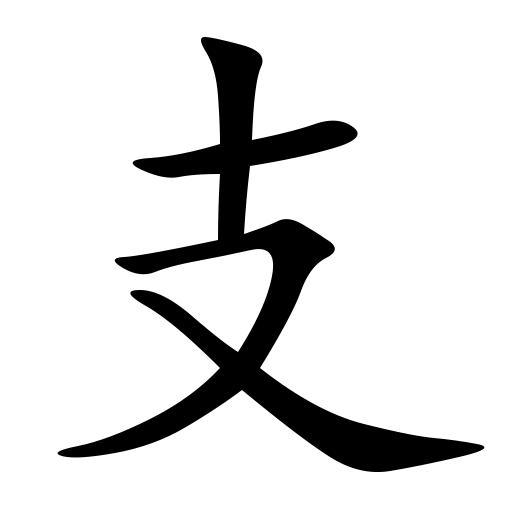
#> input picture 2252支.jpg, 512 x 512 px
$ python test_skeleton.py   (older library calls are emulated)
#> lines starting #> are read from the running program, lines starting #| are printed output that depends on the picture; after the words box and inside, x2 and y2 are one past the last pixel; in counts of white or black regions, pixels touching at a corner belong together
### utils/Functions.py
import cv2
import math
import numpy as np
from math import sin, cos, sqrt
from skimage.measure import compare_ssim as ssim
from skimage.morphology import skeletonize
from PyQt5.QtCore import *
from PyQt5.QtGui import *
from PyQt5.QtWidgets import *


# [840 lines left out: functions removeShortBranchesOfSkeleton, getPointsOnSkeletonSegmentation, erasePointsOfSkeleton, resizeImages, addMinBoundingBox, getSingleMaxBoundingBoxOfImage and 24 more, not called in this run]


def getSkeletonOfImage(image):
    """
    Get skeleton of grayscale image.
    :param image:
    :return:
    """
    if image is None:
        return
    img_bit = image != 255
    skeleton = skeletonize(img_bit)
    skeleton = (1 - skeleton) * 255
    skeleton = np.array(skeleton, dtype=np.uint8)
    return skeleton


# [51 lines left out: function removeBreakPointsOfContour, not called in this run]


# def getSkeletonOfImage(image, shape=cv2.MORPH_CROSS, kernel=(3, 3)):
#     """
#     Get the skeletion of grayscale image of character.
#     :param image: grayscale image of character.
#     :param shape: element shape that could be one of the following: MORPH_RECT, MORPH_ELLIPSE, MORPH_CROSS, and
#         CV_SHAPE_CUSTOM.
#     :param kernel: size of the structuring element.
#     :return: the skeleton grayscale image of character.
#     """
#     if image is None:
#         return None
#
#     # original image invert color
#     image = 255 - image
#
#     # skeleton
#     skel = np.zeros(image.shape, np.uint8)
#     size = np.size(image)
#
#     element = cv2.getStructuringElement(shape, kernel)
#     done = False
#
#     while (not done):
#         eroded = cv2.erode(image, element)
#         temp = cv2.dilate(eroded, element)
#         temp = cv2.subtract(image, temp)
#         skel = cv2.bitwise_or(skel, temp)
#         image = eroded.copy()
#
#         zeros = size - cv2.countNonZero(image)
#         if zeros == size:
#             done = True
#     # invert the color of skeleton image
#     skel = 255 - skel
#     return skel


def getNumberOfValidPixels(image, x, y):
    """
    Get the number of valid pixels of the 8-neighbours of (x, y)
    :param image: grayscale image of character
    :param x: x value of Point (x, y)
    :param y: y value of Point (x, y)
    :return: the number of valid pixels of the 8-neighbours of (x, y)
    """
    valid_num = 0

    # X2 point
    if image[y - 1][x] == 0.0:
        valid_num += 1

    # X3 point
    if image[y - 1][x + 1] == 0.0:
        valid_num += 1

    # X4 point
    if image[y][x + 1] == 0.0:
        valid_num += 1

    # X5 point
    if image[y + 1][x + 1] == 0.0:
        valid_num += 1

    # X6 point
    if image[y + 1][x] == 0.0:
        valid_num += 1

    # X7 point
    if image[y + 1][x - 1] == 0.0:
        valid_num += 1

    # X8 point
    if image[y][x - 1] == 0.0:
        valid_num += 1

    # X9 point
    if image[y - 1][x - 1] == 0.0:
        valid_num += 1

    return valid_num


def getEndPointsOfSkeletonLine(image):
    """
    Obtain the end points of skeleton line, suppose the image is the skeleton image(white background and black
    skeleton line).
    :param image: the skeleton grayscale image of character
    :return: the end points of skeleton line
    """
    end_points = []
    if image is None:
        return end_points

    # find the end points which number == 1
    for y in range(1, image.shape[0] - 1):
        for x in range(1, image.shape[1] - 1):
            if image[y][x] == 0.0:
                # black points number
                black_num = getNumberOfValidPixels(image, x, y)
                # end points
                if black_num == 1:
                    end_points.append((x, y))
    return end_points


# [22 lines left out: function getCrossAreaPointsOfSkeletionLine, not called in this run]


def getCrossPointsOfSkeletonLine(image, threshold=10):
    """
    Get the cross points of skeleton line.
    :param image: the skeleton grayscale image of character.
    :return: cross points of skeleton line of character.
    """
    cross_points = []
    cross_points_merged = []
    used_index = []
    if image is None:
        return cross_points
    # find cross points
    for y in range(1, image.shape[0] - 1):
        for x in range(1, image.shape[1] - 1):
            if image[y][x] == 0.0:
                # black points
                black_num = getNumberOfValidPixels(image, x, y)

                # cross points
                if black_num >= 3:
                    cross_points.append((x, y))
    # maintain only one point of several closed cross points
    for i in range(len(cross_points)):
        if i in used_index:
            continue
        curr_pt = cross_points[i]
        closed_pt = curr_pt
        for j in range(len(cross_points)):
            if i == j:
                continue
            dist = math.sqrt((curr_pt[0] - cross_points[j][0])**2 + (curr_pt[1]-cross_points[j][1])**2)
            if dist < threshold:
                closed_pt = cross_points[j]
                used_index.append(j)

        if curr_pt == closed_pt:
            cross_points_merged.append(curr_pt)
            used_index.append(i)
        else:
            cross_points_merged.append(closed_pt)


    # # remove the extra cross points and maintain the single cross point of several close points
    # for (x, y) in cross_points:
    #     black_num = 0
    #     # P2
    #     if image[y - 1][x] == 0.0 and (x, y - 1) in cross_points:
    #         black_num += 1
    #     # P4
    #     if image[y][x + 1] == 0.0 and (x + 1, y) in cross_points:
    #         black_num += 1
    #     # P6
    #     if image[y + 1][x] == 0.0 and (x, y + 1) in cross_points:
    #         black_num += 1
    #     # P8
    #     if image[y][x - 1] == 0.0 and (x - 1, y) in cross_points:
    #         black_num += 1
    #
    #     if black_num == 2 or black_num == 3 or black_num == 4:
    #         # print(black_num)
    #         cross_points_no_extra.append((x, y))
    #
    #     if (x, y) in cross_points and (x, y - 1) not in cross_points and (x + 1, y - 1) not in cross_points and (
    #     x + 1, y) not in \
    #             cross_points and (x + 1, y + 1) not in cross_points and (x, y + 1) not in cross_points and (
    #     x - 1, y + 1) not in \
    #             cross_points and (x - 1, y) not in cross_points and (x - 1, y - 1) not in cross_points:
    #         cross_points_no_extra.append((x, y))

    return cross_points_merged


def removeExtraBranchesOfSkeleton(image, distance_threshod=20):
    """
    Remove extra branches of skeleton image
    :param image: skeleton grayscale image with 1-pixel width line
    :return:
    """
    if image is None:
        return
    cross_points = getCrossPointsOfSkeletonLine(image)
    end_points = getEndPointsOfSkeletonLine(image)
    if cross_points is None or len(cross_points) == 0 or end_points is None or len(end_points) == 0:
        return

    # search next point from end point until the next point is the cross point, if length of this branch is shorter
    # than the distance threshold, remove this branch
    for end in end_points:
        used_points = []
        used_points.append(end)
        current_pt = end
        while True:
            # p2-p9 should not be the cross points
            if (current_pt[0], current_pt[1] - 1) in cross_points or (
            current_pt[0] + 1, current_pt[1] - 1) in cross_points or \
                    (current_pt[0] + 1, current_pt[1]) in cross_points or (
            current_pt[0] + 1, current_pt[1] + 1) in cross_points or \
                    (current_pt[0], current_pt[1] + 1) in cross_points or (
            current_pt[0] - 1, current_pt[1] + 1) in cross_points or \
                    (current_pt[0] - 1, current_pt[1]) in cross_points or (
            current_pt[0] - 1, current_pt[1] - 1) in cross_points:
                break

            if image[current_pt[1] - 1][current_pt[0]] == 0.0 and (current_pt[0], current_pt[1] - 1) not in used_points:
                # P2
                next_pt = (current_pt[0], current_pt[1] - 1)

            elif image[current_pt[1] - 1][current_pt[0] + 1] == 0.0 and (
            current_pt[0] + 1, current_pt[1] - 1) not in used_points:
                # P3
                next_pt = (current_pt[0] + 1, current_pt[1] - 1)
            elif image[current_pt[1]][current_pt[0] + 1] == 0.0 and (
            current_pt[0] + 1, current_pt[1]) not in used_points:
                # P4
                next_pt = (current_pt[0] + 1, current_pt[1])
            elif image[current_pt[1] + 1][current_pt[0] + 1] == 0.0 and (
            current_pt[0] + 1, current_pt[1] + 1) not in used_points:
                # P5
                next_pt = (current_pt[0] + 1, current_pt[1] + 1)
            elif image[current_pt[1] + 1][current_pt[0]] == 0.0 and (
            current_pt[0], current_pt[1] + 1) not in used_points:
                # P6
                next_pt = (current_pt[0], current_pt[1] + 1)
            elif image[current_pt[1] + 1][current_pt[0] - 1] == 0.0 and (
            current_pt[0] - 1, current_pt[1] + 1) not in used_points:
                # P7
                next_pt = (current_pt[0] - 1, current_pt[1] + 1)
            elif image[current_pt[1]][current_pt[0] - 1] == 0.0 and (
            current_pt[0] - 1, current_pt[1]) not in used_points:
                # P8
                next_pt = (current_pt[0] - 1, current_pt[1])
            elif image[current_pt[1] - 1][current_pt[0] - 1] == 0.0 and (
            current_pt[0] - 1, current_pt[1] - 1) not in used_points:
                # P9
                next_pt = (current_pt[0] - 1, current_pt[1] - 1)

            if next_pt in cross_points:
                # next point is the cross point
                break
            else:
                used_points.append(next_pt)
                current_pt = next_pt
        # if length is shorter than distance threshold, remove this branch
        if len(used_points) <= distance_threshod:
            for pt in used_points:
                image[pt[1]][pt[0]] = 255.

    return image


# [314 lines left out: functions removeBranchOfSkeletonLine, getPointsOfExtraBranchOfSkeletonLine, sortPointsOnContourOfImage, cubic_bezier_sum, draw_cubic_bezier, fitCurve and 2 more, not called in this run]


def reparameterize(bezier, points, parameters):
    return [newtonRaphsonRootFind(bezier, point, u) for point, u in zip(points, parameters)]


# [47 lines left out: functions newtonRaphsonRootFind, chordLengthParameterize, computeMaxError, not called in this run]


def normalize(v):
    return v / np.linalg.norm(v)


# evaluates cubic bezier at t, return point
def q(ctrlPoly, t):
    return (1.0 - t) ** 3 * ctrlPoly[0] + 3 * (1.0 - t) ** 2 * t * ctrlPoly[1] + 3 * (1.0 - t) * t ** 2 * ctrlPoly[
        2] + t ** 3 * ctrlPoly[3]


# evaluates cubic bezier first derivative at t, return point
def qprime(ctrlPoly, t):
    return 3 * (1.0 - t) ** 2 * (ctrlPoly[1] - ctrlPoly[0]) + 6 * (1.0 - t) * t * (
                ctrlPoly[2] - ctrlPoly[1]) + 3 * t ** 2 * (ctrlPoly[3] - ctrlPoly[2])


# evaluates cubic bezier second derivative at t, return point
def qprimeprime(ctrlPoly, t):
    return 6 * (1.0 - t) * (ctrlPoly[2] - 2 * ctrlPoly[1] + ctrlPoly[0]) + 6 * (t) * (
                ctrlPoly[3] - 2 * ctrlPoly[2] + ctrlPoly[1])


# [883 lines left out: functions getCenterOfRectangles, combineRectangles, rgb2qimage, addBackgroundImage, image_segment_with_net, createBackgound and 23 more, not called in this run]

### test_skeleton.py
# coding: utf-8
import cv2
import numpy as np

from utils.Functions import getSkeletonOfImage, getEndPointsOfSkeletonLine, getCrossPointsOfSkeletonLine, \
    removeExtraBranchesOfSkeleton

# 1133壬 2252支 0631叟 0633口 0242俄 0195佛 0860善 0059乘 0098亩
path = "2252支.jpg"

img = cv2.imread(path, 0)
#> img is the input picture: shape (512, 512); min 0, max 255, mean 221.6
_, img_bit = cv2.threshold(img, 200, 255, cv2.THRESH_BINARY)
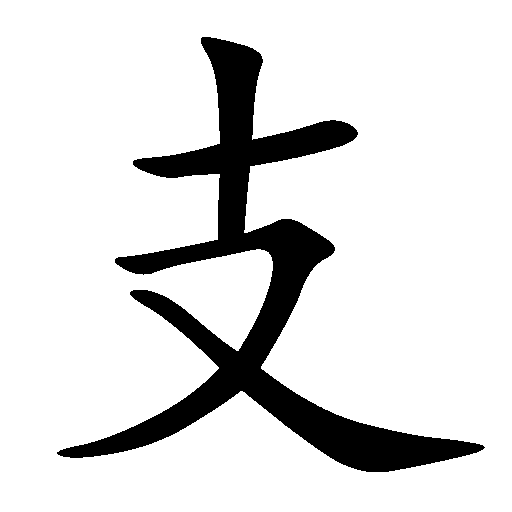
#> img_bit: shape (512, 512); 86.6% white; 1 black region, box (x1, y1, x2, y2) and area: (57, 37, 485, 472) 35051

skeleton = getSkeletonOfImage(img_bit)
#> in getSkeletonOfImage, `skeleton = skeletonize(img_bit)`:
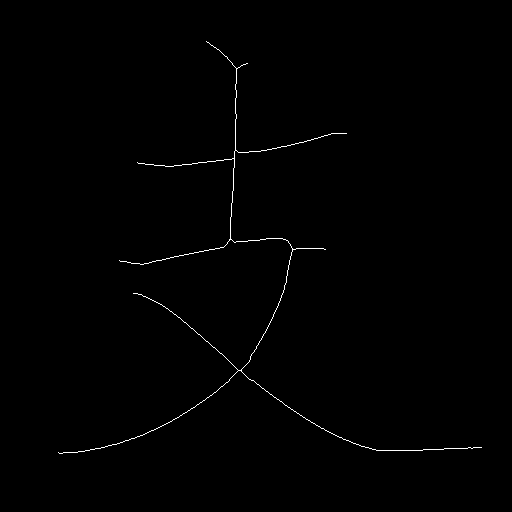
#> skeleton: shape (512, 512) bool; 0.49% white in thin lines or dots, all inside (x1, y1, x2, y2) = (58, 41, 482, 454)
skeleton = removeExtraBranchesOfSkeleton(skeleton)
#> after the loop in getCrossPointsOfSkeletonLine, `for y in range(1, image.shape[0] - 1):`: cross_points = [(236, 68), (237, 68), (236, 69), (235, 149), (235, 150), (236, 150), (234, 157), (233, 158), (234, 158), (234, 159), (230, 238), (229, 239), (230, 239), (231, 239), (229, 240), (292, 248), (292, 249), (293, 249), (292, 250), (241, 369), (238, 370), (240, 370), (241, 370), (241, 371)]
#> the loop in getCrossPointsOfSkeletonLine, `for i in range(len(cross_points)):` made 24 passes
#> after the loop in getCrossPointsOfSkeletonLine, `for i in range(len(cross_points)):`: cross_points_merged = [(236, 69), (234, 158), (234, 158), (229, 240), (292, 250), (241, 371)]; used_index = [1, 2, 4, 5, 6, 7, 8, 4, 5, 6, 7, 8, 11, 12, 13, 14, 16, 17, 18, 20, 21, 22, 23]
#> in removeExtraBranchesOfSkeleton, `cross_points = getCrossPointsOfSkeletonLine(image)`: cross_points has the same summary as cross_points_merged in getCrossPointsOfSkeletonLine
#> after the loop in getEndPointsOfSkeletonLine, `for y in range(1, image.shape[0] - 1):`: end_points = [(206, 41), (247, 63), (346, 133), (137, 162), (325, 249), (119, 260), (133, 293), (481, 447), (58, 452)]
#> the loop in removeExtraBranchesOfSkeleton, `for end in end_points:` made 9 passes

skeleton_rgb = cv2.cvtColor(skeleton, cv2.COLOR_GRAY2RGB)

end_points = getEndPointsOfSkeletonLine(skeleton)
#> end_points = [(206, 41), (346, 133), (137, 162), (325, 249), (119, 260), (133, 293), (481, 447), (58, 452)]

cross_points = getCrossPointsOfSkeletonLine(skeleton)
#> the loop in getCrossPointsOfSkeletonLine (call 2), `for i in range(len(cross_points)):` made 21 passes
#> cross_points = [(234, 158), (234, 158), (229, 240), (292, 250), (241, 371)]

# end points
for pt in end_points:
    skeleton_rgb[pt[1]][pt[0]] = (0, 0, 255)
#> this loop made 8 passes
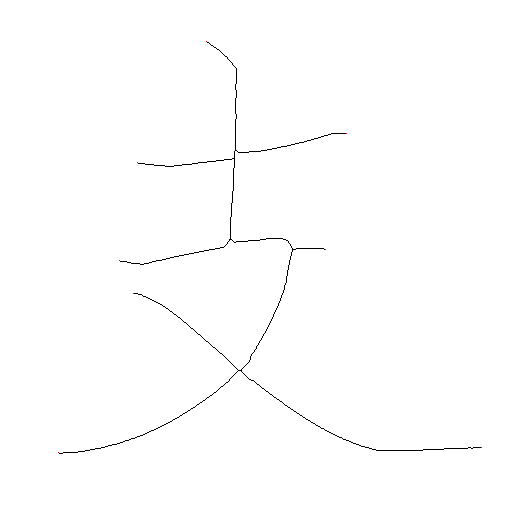
#> skeleton_rgb: shape (512, 512, 3); mean B, G, R 253.8, 253.8, 253.8

for pt in cross_points:
    skeleton_rgb[pt[1]][pt[0]] = (0, 255, 0)
#> this loop made 5 passes
#> skeleton_rgb: shape (512, 512, 3); under 0.01% of pixels changed, all inside (x1, y1, x2, y2) = (229, 158, 293, 372)


cv2.imshow("skeleton rgb", skeleton_rgb)

cv2.waitKey(0)
cv2.destroyAllWindows()

$ run again, with 0001ding.jpg copied over 2252支.jpg
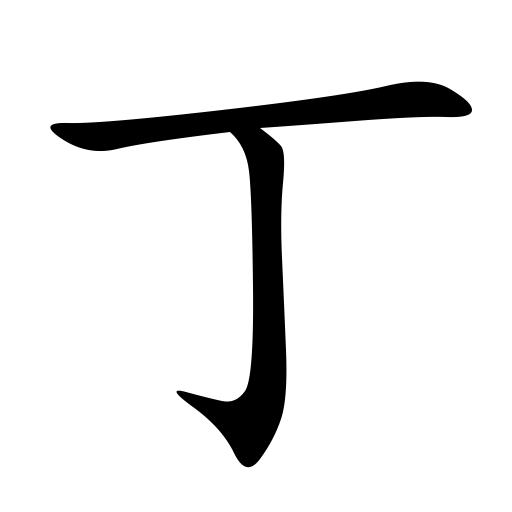
#> input picture 0001ding.jpg, 512 x 512 px
#> img is the input picture: shape (512, 512); min 0, max 255, mean 231.9
#> in getSkeletonOfImage, `skeleton = skeletonize(img_bit)`:
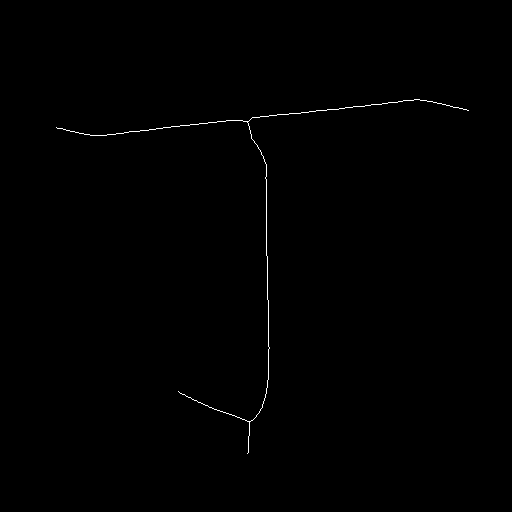
#> skeleton: shape (512, 512) bool; 0.31% white in thin lines or dots, all inside (x1, y1, x2, y2) = (56, 99, 469, 454)
#> after the loop in getCrossPointsOfSkeletonLine, `for y in range(1, image.shape[0] - 1):`: cross_points = [(246, 121), (247, 121), (248, 121), (247, 122), (248, 421), (249, 421), (250, 421), (249, 422)]
#> the loop in getCrossPointsOfSkeletonLine, `for i in range(len(cross_points)):` made 8 passes
#> after the loop in getCrossPointsOfSkeletonLine, `for i in range(len(cross_points)):`: cross_points_merged = [(247, 122), (249, 422)]; used_index = [1, 2, 3, 5, 6, 7]
#> in removeExtraBranchesOfSkeleton, `cross_points = getCrossPointsOfSkeletonLine(image)`: cross_points = [(247, 122), (249, 422)]
#> after the loop in getEndPointsOfSkeletonLine, `for y in range(1, image.shape[0] - 1):`: end_points = [(468, 110), (56, 127), (178, 391), (247, 453)]
#> the loop in removeExtraBranchesOfSkeleton, `for end in end_points:` made 4 passes
#> the loop in getCrossPointsOfSkeletonLine (call 2), `for i in range(len(cross_points)):` made 8 passes
#> `cross_points = getCrossPointsOfSkeletonLine(skeleton)`: cross_points = [(247, 122), (249, 422)]
#> the loop `for pt in end_points:` made 4 passes
#> after the loop `for pt in end_points:`:
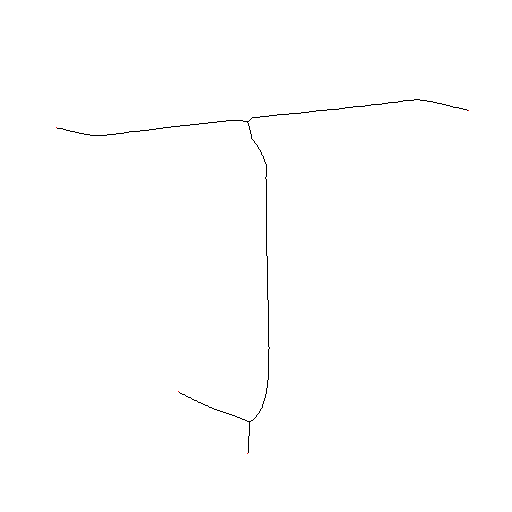
#> skeleton_rgb: shape (512, 512, 3); mean B, G, R 254.2, 254.2, 254.2
#> the loop `for pt in cross_points:` made 2 passes

$ run again, with 0034串.jpg copied over 2252支.jpg
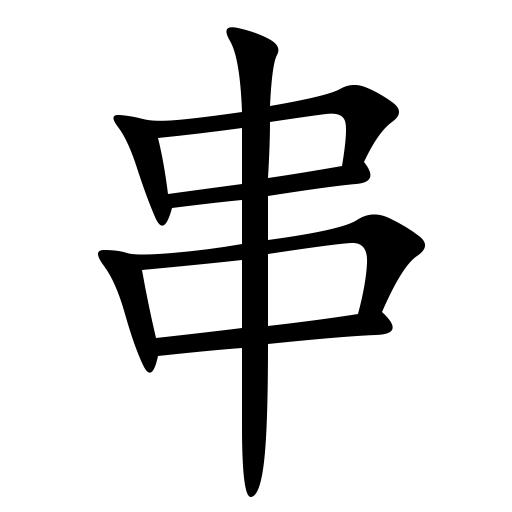
#> input picture 0034串.jpg, 512 x 512 px
#> img is the input picture: shape (512, 512); min 0, max 255, mean 218
#> in getSkeletonOfImage, `skeleton = skeletonize(img_bit)`:
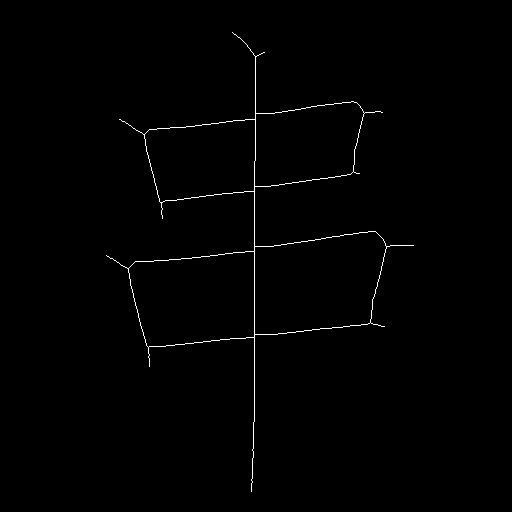
#> skeleton: shape (512, 512) bool; 0.68% white in thin lines or dots, all inside (x1, y1, x2, y2) = (106, 32, 414, 492)
#> after the loop in getCrossPointsOfSkeletonLine, `for y in range(1, image.shape[0] - 1):`: cross_points = 52 pairs, first value 127 to 387, second value 56 to 347
#> the loop in getCrossPointsOfSkeletonLine, `for i in range(len(cross_points)):` made 52 passes
#> after the loop in getCrossPointsOfSkeletonLine, `for i in range(len(cross_points)):`: cross_points_merged = [(255, 57), (255, 120), (364, 113), (144, 135), (353, 171), (254, 192), (161, 203), (254, 252), (386, 247), (128, 269), (370, 322), (254, 338), (148, 347)]; used_index = 43 values, max 51 at index 42, min 1 at index 0, mean 26.28
#> in removeExtraBranchesOfSkeleton, `cross_points = getCrossPointsOfSkeletonLine(image)`: cross_points has the same summary as cross_points_merged in getCrossPointsOfSkeletonLine
#> after the loop in getEndPointsOfSkeletonLine, `for y in range(1, image.shape[0] - 1):`: end_points = [(232, 32), (264, 52), (382, 112), (119, 119), (359, 173), (162, 218), (413, 245), (106, 255), (384, 326), (149, 366), (251, 491)]
#> the loop in removeExtraBranchesOfSkeleton, `for end in end_points:` made 11 passes
#> `end_points = getEndPointsOfSkeletonLine(skeleton)`: end_points = [(232, 32), (119, 119), (413, 245), (106, 255), (251, 491)]
#> the loop in getCrossPointsOfSkeletonLine (call 2), `for i in range(len(cross_points)):` made 45 passes
#> `cross_points = getCrossPointsOfSkeletonLine(skeleton)`: cross_points = [(255, 120), (144, 135), (254, 192), (161, 203), (254, 252), (386, 247), (128, 269), (254, 338)]
#> the loop `for pt in end_points:` made 5 passes
#> after the loop `for pt in end_points:`:
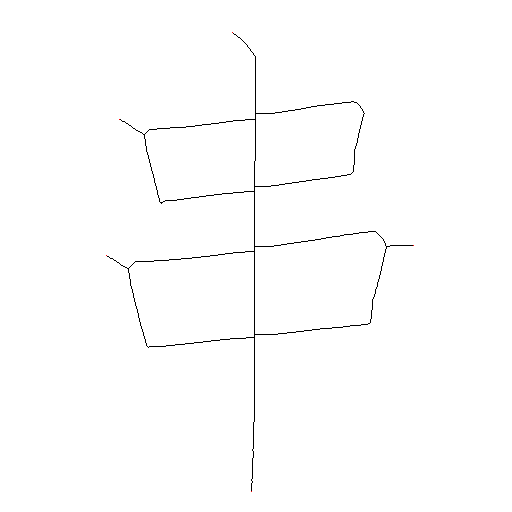
#> skeleton_rgb: shape (512, 512, 3); mean B, G, R 253.3, 253.3, 253.3
#> the loop `for pt in cross_points:` made 8 passes
